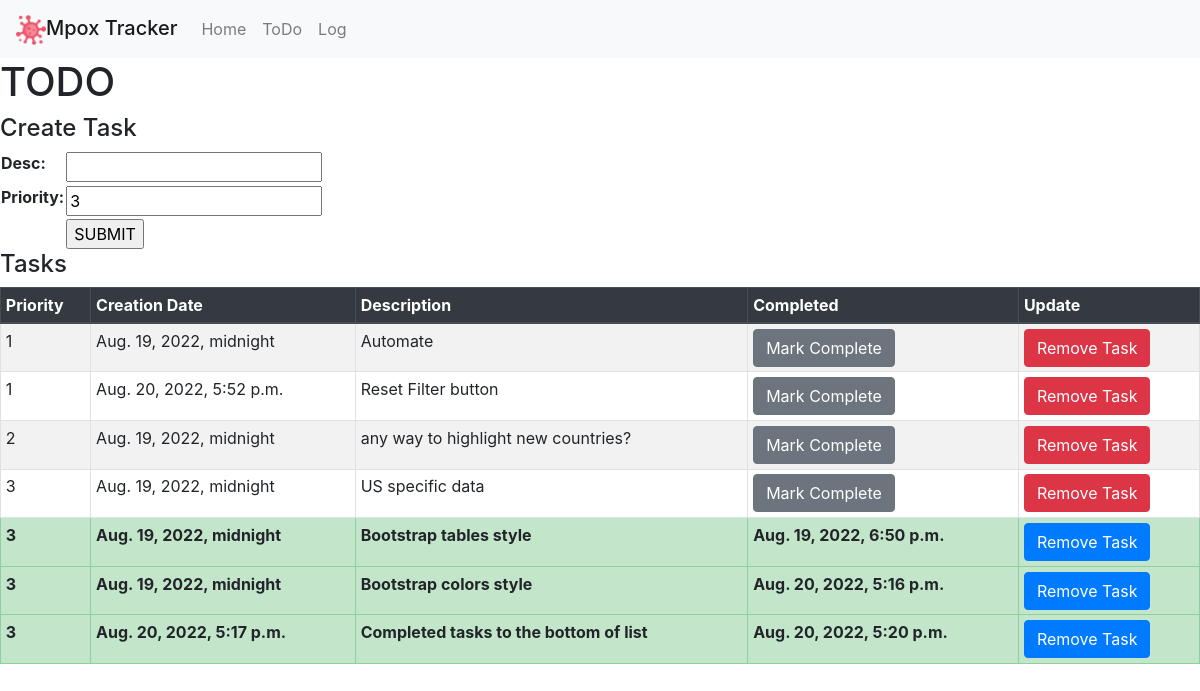
The page /todo on the database as committed earlier.
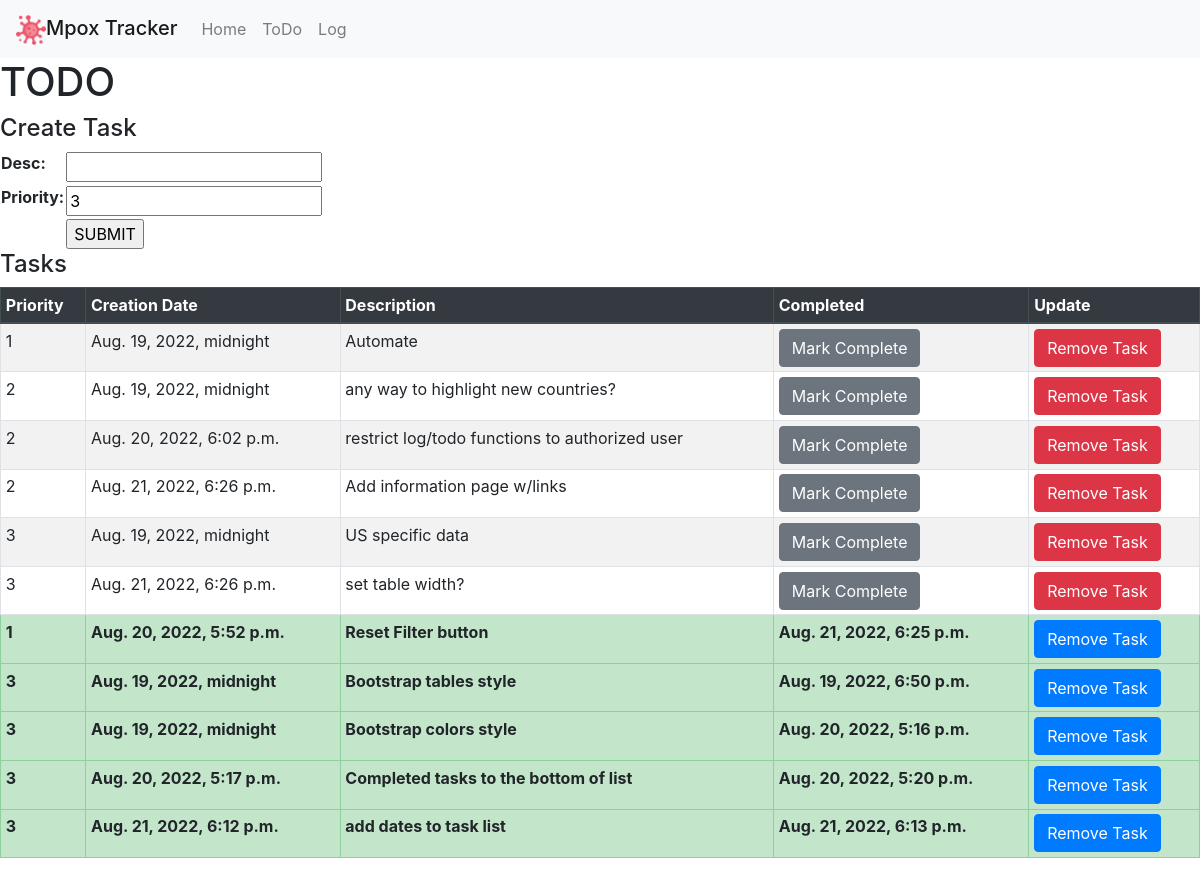
The same page on the database as committed later.
### app/models.py (models this page shows, shortened)
class Task(models.Model):
    date = models.DateTimeField(blank=True, default=datetime.now)
    desc = models.CharField(blank=False, max_length=250)
    priority = models.IntegerField(default=3)
    completed = models.BooleanField(default=False)
    compDate = models.DateTimeField(blank=True, null=True)

### app/views.py (the view)
# urls.py: path('todo', views.todo, name='todo'),
def todo(request):
    if request.method == 'GET':
        tasks = Task.objects.all().order_by('completed', 'priority').values()
        form = TaskEntryForm()
        context = {
            "tasks": tasks,
            "form": form
        }
        return render(request, 'app/todo.html', context)
    else:
        form = TaskEntryForm(request.POST)
        if form.is_valid():
            entry = form.save()
            return redirect('todo')

### app/forms.py
class TaskEntryForm(ModelForm):
    class Meta:
        model = Task
        exclude = ['completed', 'compDate', 'date']

### app/templates/app/todo.html (shortened to what this page needs)
{% extends "app/layout.html" %}
{% block body %}
<h1>TODO</h1>
<h4>Create Task</h4>
<form class="createTask" action="{% url 'todo' %}" method="post">
    <table>
        {{ form.as_table }}
        <tr>
            <td></td>
            <td>
                <input type="submit" value="SUBMIT" class="submit">
            </td>
        </tr>
    </table>
</form>
<h4>Tasks</h4>
<table class="table table-striped table-bordered table-hover table-sm">
    <thead class="thead-dark">
        <tr>
            <th>Priority</th>
            <th>Creation Date</th>
            <th>Description</th>
            <th>Completed</th>
            <th>Update</th>
        </tr>
    </thead>
    <tbody>
        {% for task in tasks %}
        {% if task.completed == 0 %}
        <tr>
            <td>{{ task.priority }}</td>
            <td>{{ task.date }}</td>
            <td>{{ task.desc }}</td>
            <td>
                <div>
                    <form action="{% url 'completeTask' id=task.id %}" method="post">
                        <button type="submit" class="btn btn-secondary">Mark Complete</button>
                    </form>
                </div>
            </td>
            <td>
                <div>
                    <form action="{% url 'removeTask' id=task.id %}" method="post">
                        <button type="submit" class="btn btn-danger">Remove Task</button>
                    </form>
                </div>
            </td>
        </tr>
        {% else %}
        <tr class="table-success">
            <th scope="row">{{ task.priority }}</th>
            <th>{{ task.date }}</td>
            <th scope="row">{{ task.desc }}</th>
            <th scope="row">{{ task.compDate }}</th>
            <td>
                <div>
                    <form action="{% url 'removeTask' id=task.id %}" method="post">
                        <button type="submit" class="btn btn-primary">Remove Task</button>
                    </form>
                </div>
            </td>
        </tr>
        {% endif %}
        {% endfor %}
    </tbody>
</table>
{% endblock %}

### app/templates/app/layout.html (shortened to what this page needs)
{% load static %}
<!DOCTYPE html>
<html lang="en">
<head>
    <link href="{% static 'app/css/bootstrap.css' %}" rel="stylesheet">
</head>
<body>
    <nav class="navbar navbar-expand-lg navbar-light bg-light">
        <a class="navbar-brand mb-0 h1" href="#">
            <img src="{% static 'app/images/nav_icon.png' %}" width="30" height="30" alt="">Mpox Tracker
        </a>
        <ul class="navbar-nav mr-auto">
            <li class="nav-item">
                <a class="nav-link" href="{% url 'index' %}">Home</a>
            </li>
            <li class="nav-item">
                <a class="nav-link" href="{% url 'todo' %}">ToDo</a>
            </li>
            <li class="nav-item">
                <a class="nav-link" href="{% url 'log' %}">Log</a>
            </li>
        </ul>
    </nav>
    {% block body %}
    {% endblock %}
</body>
</html>

Rows that differ between the two databases and show on the page:
added Task: priority "2", date "Aug. 20, 2022, 6:02 p.m.", desc "restrict log/todo functions to authorized user"
added Task: priority "2", date "Aug. 21, 2022, 6:26 p.m.", desc "Add information page w/links"
added Task: priority "3", date "Aug. 21, 2022, 6:26 p.m.", desc "set table width?"
changed Task "Reset Filter button": completed False → True (drawn); compDate (not shown) → "Aug. 21, 2022, 6:25 p.m."; moves down the list
added Task: priority "3", date "Aug. 21, 2022, 6:12 p.m.", desc "add dates to task list", compDate "Aug. 21, 2022, 6:13 p.m."
